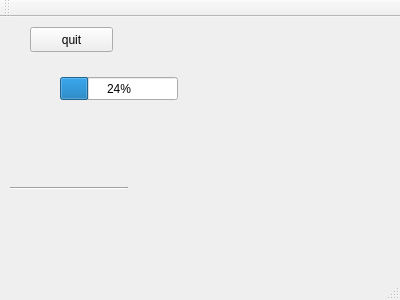
<?xml version="1.0" encoding="UTF-8"?>
<ui version="4.0">
 <class>MainWindow</class>
 <widget class="QMainWindow" name="MainWindow">
  <property name="geometry">
   <rect>
    <x>0</x>
    <y>0</y>
    <width>400</width>
    <height>300</height>
   </rect>
  </property>
  <property name="windowTitle">
   <string>MainWindow</string>
  </property>
  <widget class="QWidget" name="centralWidget">
   <widget class="Line" name="line">
    <property name="geometry">
     <rect>
      <x>10</x>
      <y>170</y>
      <width>118</width>
      <height>3</height>
     </rect>
    </property>
    <property name="orientation">
     <enum>Qt::Horizontal</enum>
    </property>
   </widget>
   <widget class="QProgressBar" name="playrate">
    <property name="geometry">
     <rect>
      <x>60</x>
      <y>60</y>
      <width>118</width>
      <height>23</height>
     </rect>
    </property>
    <property name="value">
     <number>24</number>
    </property>
   </widget>
   <widget class="QPushButton" name="quitbutton">
    <property name="geometry">
     <rect>
      <x>30</x>
      <y>10</y>
      <width>83</width>
      <height>25</height>
     </rect>
    </property>
    <property name="text">
     <string>quit</string>
    </property>
   </widget>
  </widget>
  <widget class="QMenuBar" name="menuBar">
   <property name="geometry">
    <rect>
     <x>0</x>
     <y>0</y>
     <width>400</width>
     <height>22</height>
    </rect>
   </property>
  </widget>
  <widget class="QToolBar" name="mainToolBar">
   <attribute name="toolBarArea">
    <enum>TopToolBarArea</enum>
   </attribute>
   <attribute name="toolBarBreak">
    <bool>false</bool>
   </attribute>
  </widget>
  <widget class="QStatusBar" name="statusBar"/>
 </widget>
 <layoutdefault spacing="6" margin="11"/>
 <resources/>
 <connections/>
</ui>
